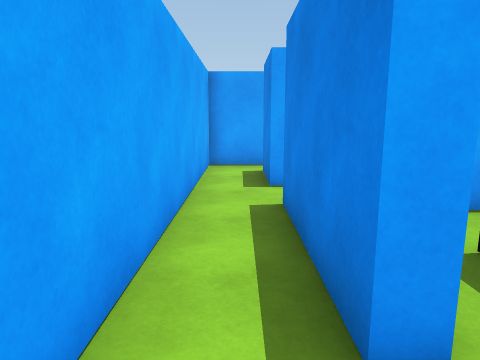
view 1 (above)

18 first-person views from a walk through a 3-D level made in the Unity game engine. The camera is 1.5 m above the floor, tilts 10° down and sees 70° across. The floor is counted in squares, 1 m on a side. Each view is taken from the middle of a square. On the plan, view 1 faces up. The plan holds only what a view shows up to about 16 squares ahead; the rest is blank. The player character is not drawn.

view 2
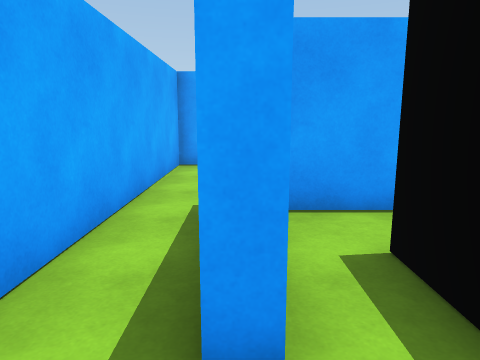

view 3
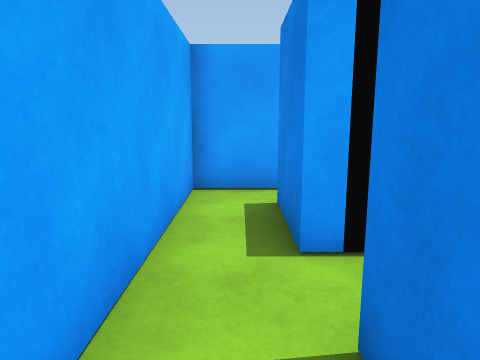

view 4
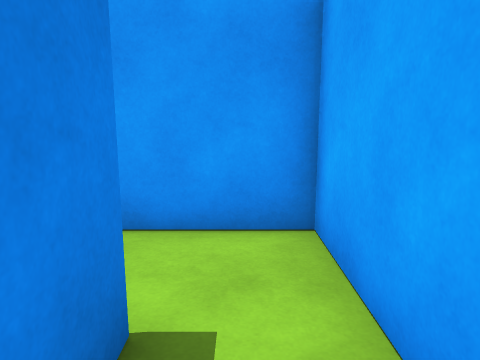

view 5
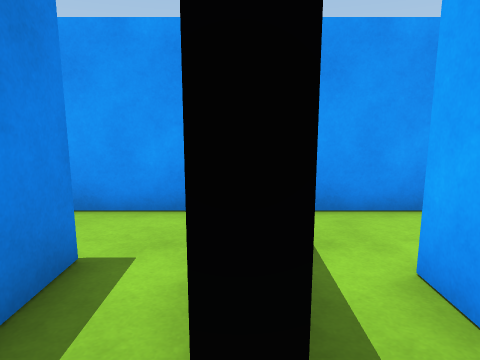

view 6
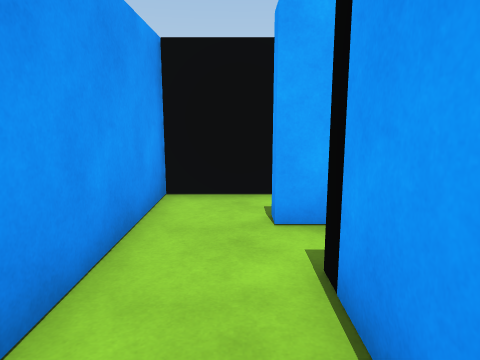

view 7
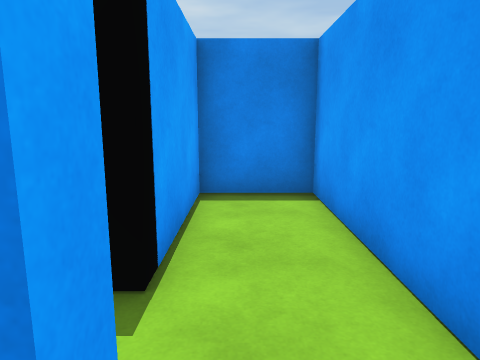

view 8
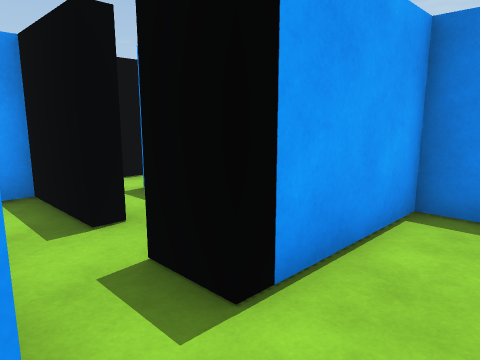

view 9
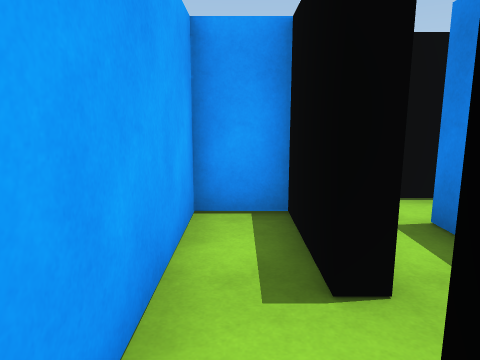

view 10
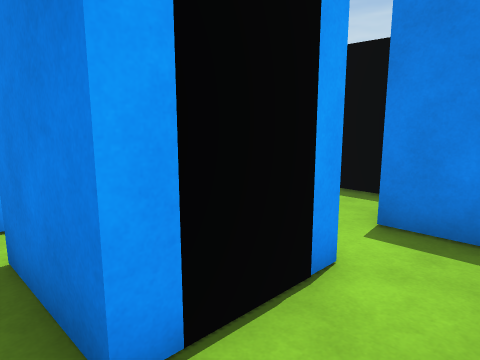

view 11
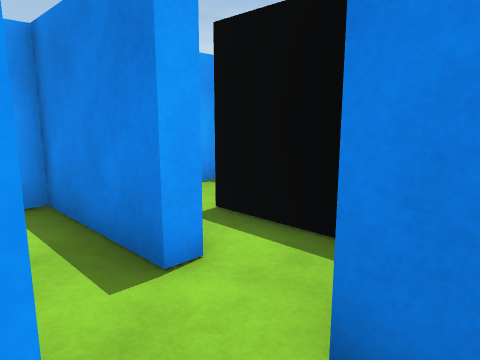

view 12
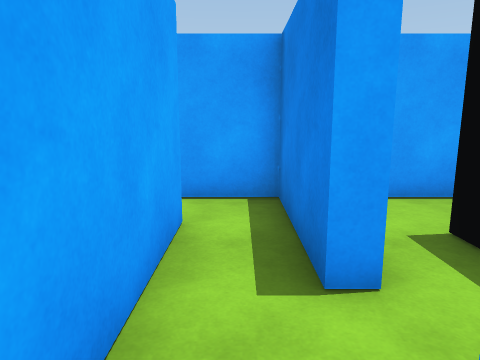

view 13
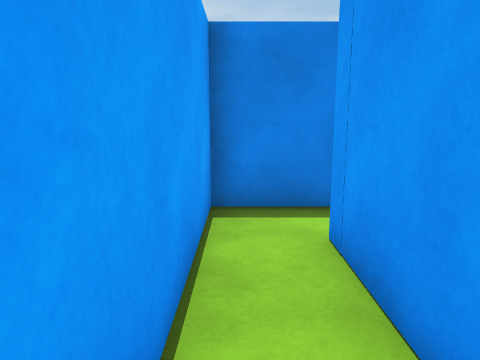

view 14
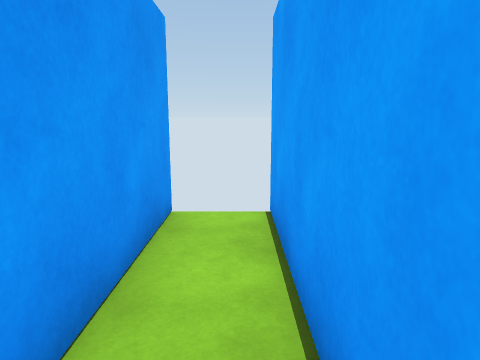

view 15
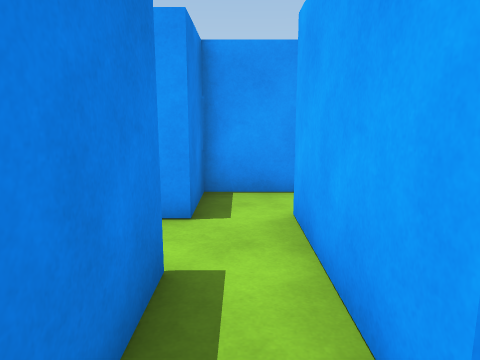

view 16
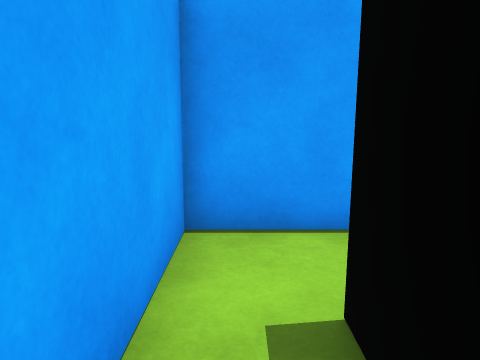

view 17
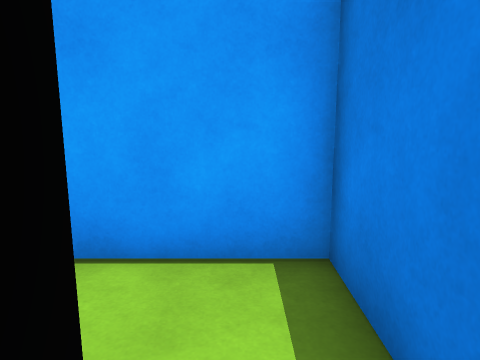

view 18
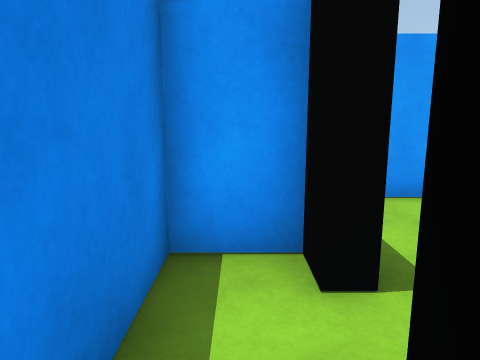

### Floor plan
Key: @ floor where view 1 was taken; # wall or solid block; . floor.
Columns run from 2 left of view 1 to 11 right of it. Each row starts with its distance up from view 1.
 14 ############
 13  ......#...#
 12 ######.#...#
 11  #####.#.# #
 10  #.# #.#.#.
  9  #.# #...####
  8  #.#.#.### ..
  7  #.....#.#..
  6  #.#####.#.#
  5  #.#...#.#.#
  4  #.#...#...#
  3  #.#.#.#...#
  2  #.#.#.#.#####
  1  #...#.......#
  0  #@..#.......#
 -1  #############

Where each view was taken, in squares from view 1:
view 1: 0 up, 0 right, facing up
view 2: 0 up, 1 right, facing up
view 3: 4 up, 0 right, facing up
view 4: 4 up, 0 right, facing down
view 5: 5 up, 3 right, facing down
view 6: 1 up, 10 right, facing left
view 7: 1 up, 4 right, facing right
view 8: 0 up, 5 right, facing up-right
view 9: 2 up, 6 right, facing up
view 10: 6 up, 0 right, facing up-right
view 11: 7 up, 3 right, facing up-right
view 12: 7 up, 4 right, facing up
view 13: 13 up, 1 left, facing right
view 14: 13 up, 4 right, facing left
view 15: 13 up, 4 right, facing down
view 16: 9 up, 6 right, facing up
view 17: 10 up, 8 right, facing up
view 18: 6 up, 8 right, facing down
